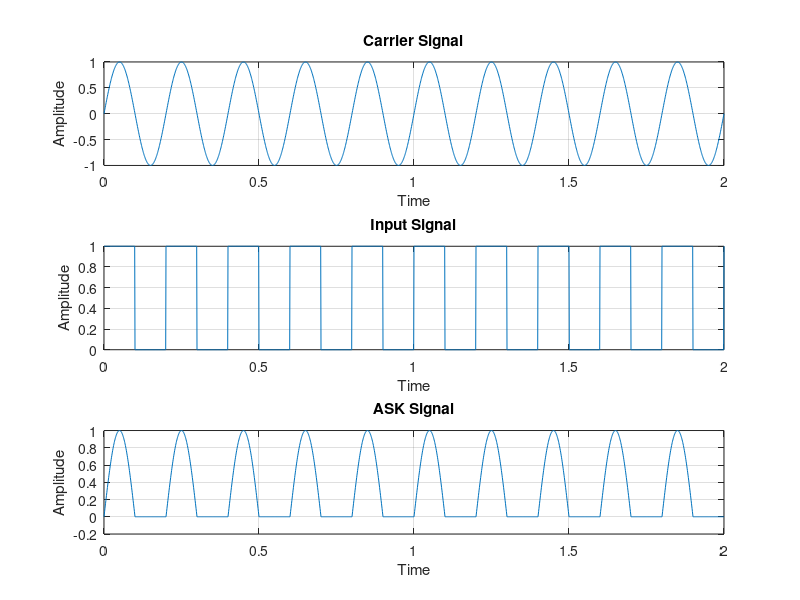

Write the MATLAB code that produced this figure.
clear all;
clc;
close all;
t=0:0.001:2;

fc=input('Carrier frequency: ');
fm=input('Input frequency: ');

A=1;
x=A.*sin(2*pi*fc*t);
u=A/2.*square(2*pi*fm*t)+(A/2);
v=x.*u;

subplot(3,1,1);
plot(t,x);
xlabel('Time');
ylabel('Amplitude');
title('Carrier Signal');

grid on;
subplot(3,1,2);
plot(t,u);
xlabel('Time');
ylabel('Amplitude');
title('Input Signal');

grid on;subplot(3,1,3);
plot(t,v);
xlabel('Time');
ylabel('Amplitude');
title('ASK Signal');

grid on;